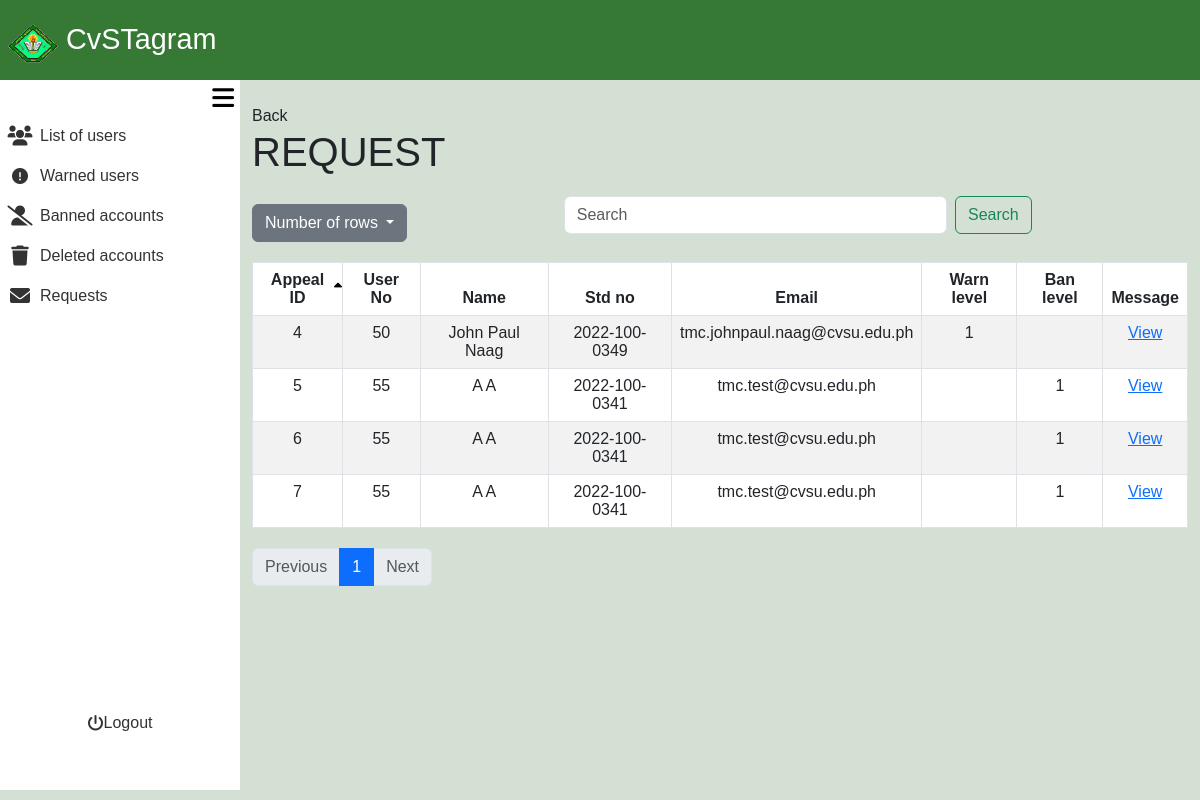
The page /admin_area/request.php on the database as committed earlier.
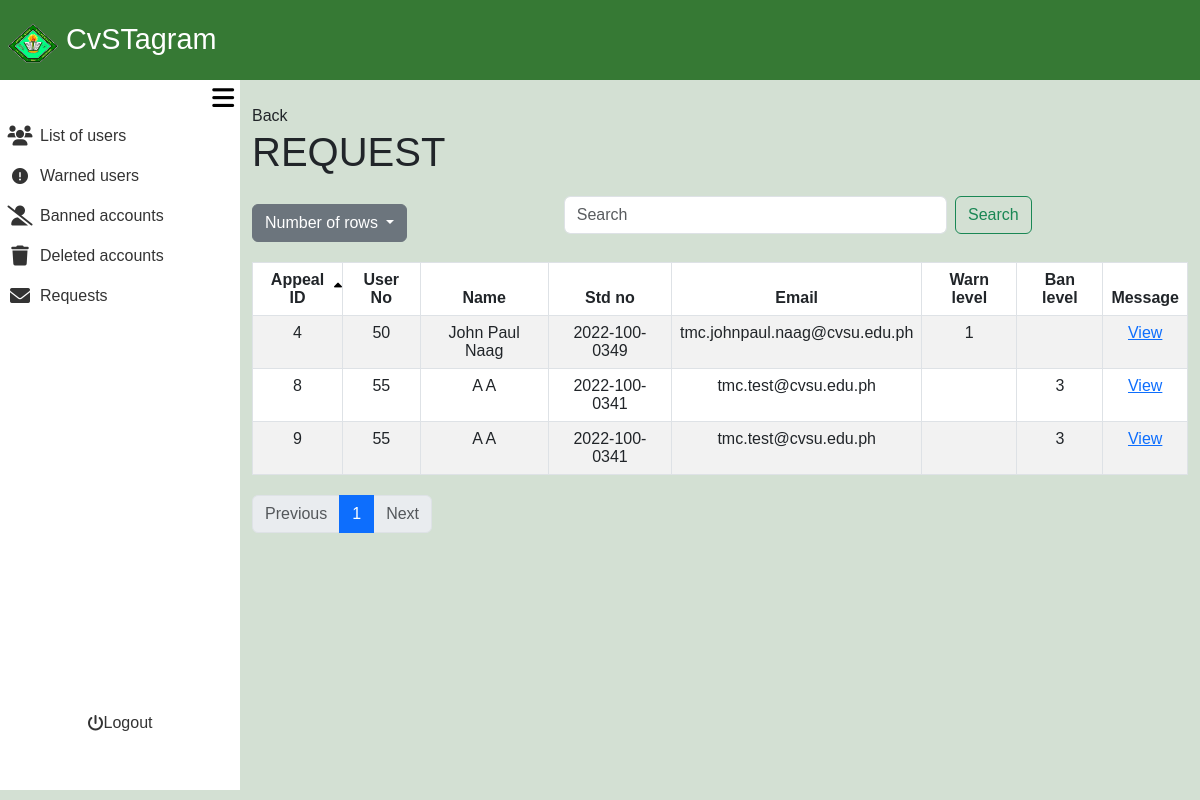
The same page on the database as committed later.
### tables this page shows
CREATE TABLE `appeal` (
  `appeal_id` int(11) NOT NULL,
  `user_no` int(11) NOT NULL,
  `fname` varchar(255) NOT NULL,
  `lname` varchar(255) NOT NULL,
  `email` varchar(255) NOT NULL,
  `student_no` varchar(13) NOT NULL,
  `appeal_no` int(11) NOT NULL,
  `appeal_message` text DEFAULT NULL,
  `user_ban_no` int(11) DEFAULT NULL,
  `user_warning_no` int(11) DEFAULT NULL,
  `timeStamp` timestamp NOT NULL DEFAULT current_timestamp()
);

### admin_area/request.php (the view, shortened to what the changed rows need)
<?php
require_once '../include/connect.php';
require_once '../include/bootsrap.php';
?>
<!DOCTYPE html>
<html lang="en">
<head>
    <link rel="stylesheet" href="admin_dashbaord.css?v=<?php echo time(); ?>">
</head>
<body>
<div class="container-fluid screen">
    <div class="container-fluid contbody">
        <div class="container-fluid content">
        <?php
$search = isset($_GET['search']) ? trim($_GET['search']) : '';
$sort_column = isset($_GET['sort']) ? $_GET['sort'] : 'appeal_id';
$sort_direction = isset($_GET['direction']) && $_GET['direction'] == 'desc' ? 'desc' : 'asc';
$rows_per_page = isset($_GET['rows']) ? intval($_GET['rows']) : 10;
$page = isset($_GET['page']) ? intval($_GET['page']) : 1;
$offset = ($page - 1) * $rows_per_page;
$searchFilter = !empty($search) ? " AND (a.appeal_id LIKE '%$search%' OR a.user_no LIKE '%$search%' OR a.fname LIKE '%$search%' OR a.lname LIKE '%$search%' OR a.email LIKE '%$search%' OR a.student_no LIKE '%$search%')" : "";
$query = "SELECT
    a.appeal_id,
    a.user_no,
    a.fname,
    a.lname,
    a.student_no,
    a.email,
    COALESCE(uw.warning_level, ' ') AS warning_level,
    COALESCE(ub.ban_level, ' ') AS ban_level
FROM
    appeal a
LEFT JOIN
    user_warnings uw ON a.user_no = uw.user_no
LEFT JOIN
    user_bans ub ON a.user_no = ub.user_no
    WHERE 1=1 $searchFilter
    ORDER BY $sort_column $sort_direction
    LIMIT $rows_per_page OFFSET $offset
";
$stmt = $con->prepare($query);
$stmt->execute();
$reports = $stmt->get_result();
$totalQuery = "SELECT COUNT(*) AS total FROM appeal";
$totalResult = $con->query($totalQuery);
$totalRecords = $totalResult->fetch_assoc()['total'];
$totalPages = ceil($totalRecords / $rows_per_page);
?>
<div class="container mt-4">
    <h1>REQUEST</h1>
    <table class="table table-bordered table-striped">
        <thead>
            <tr>
                <th scope="col" class="sortable <?php echo ($sort_column == 'appeal_id') ? ($sort_direction == 'asc' ? 'asc' : 'desc') : ''; ?>" onclick="sortTable('appeal_id')">Appeal ID<i class="fa-solid fa-sort-up"></i><i class="fa-solid fa-sort-down"></i></th>
                <th scope="col" class="sortable <?php echo ($sort_column == 'user_no') ? ($sort_direction == 'asc' ? 'asc' : 'desc') : ''; ?>" onclick="sortTable('user_no')">User No</th>
                <th scope="col" class="sortable <?php echo ($sort_column == 'fname') ? ($sort_direction == 'asc' ? 'asc' : 'desc') : ''; ?>" onclick="sortTable('fname')">Name</th>
                <th scope="col" class="sortable <?php echo ($sort_column == 'student_no') ? ($sort_direction == 'asc' ? 'asc' : 'desc') : ''; ?>" onclick="sortTable('student_no')">Std no<i class="fa-solid fa-sort-up"></i><i class="fa-solid fa-sort-down"></i></th>
                <th scope="col" class="sortable <?php echo ($sort_column == 'email') ? ($sort_direction == 'asc' ? 'asc' : 'desc') : ''; ?>" onclick="sortTable('email')">Email</th>
                <th scope="col" class="sortable <?php echo ($sort_column == 'warning_level') ? ($sort_direction == 'asc' ? 'asc' : 'desc') : ''; ?>" onclick="sortTable('warning_level')">Warn level<i class="fa-solid fa-sort-up"></i><i class="fa-solid fa-sort-down"></i></th>
                <th scope="col" class="sortable <?php echo ($sort_column == 'ban_level') ? ($sort_direction == 'asc' ? 'asc' : 'desc') : ''; ?>" onclick="sortTable('ban_level')">Ban level<i class="fa-solid fa-sort-up"></i><i class="fa-solid fa-sort-down"></i></th>
                <th scope="col">Message</th>
            </tr>
        </thead>
        <tbody>
            <?php
            while ($report = $reports->fetch_assoc()): ?>
                <tr>
                    <td><?php echo htmlspecialchars($report['appeal_id']); ?></td>
                    <td><?php echo htmlspecialchars($report['user_no']); ?></td>
                    <td><?php echo htmlspecialchars($report['fname'] . ' ' . $report['lname']); ?></td>
                    <td><?php echo htmlspecialchars($report['student_no']); ?></td>
                    <td><?php echo htmlspecialchars($report['email']); ?></td>
                    <td><?php echo htmlspecialchars($report['warning_level']); ?></td>
                    <td><?php echo htmlspecialchars($report['ban_level']); ?></td>
                    <td><a class="Review_posts text-primary" href="../admin_area/message_request.php?appeal_id=<?php echo htmlspecialchars($report['appeal_id']); ?>">View</a></td>
                </tr>
            <?php endwhile; ?>
        </tbody>
    </table>
    <nav aria-label="Page navigation">
        <ul class="pagination">
            <?php for ($i = 1; $i <= $totalPages; $i++): ?>
                <li class="page-item <?php if ($i == $page) echo 'active'; ?>">
                    <a class="page-link" href="?rows=<?php echo $rows_per_page; ?>&page=<?php echo $i; ?>&sort=<?php echo $sort_column; ?>&direction=<?php echo $sort_direction; ?>"><?php echo $i; ?></a>
                </li>
            <?php endfor; ?>
        </ul>
    </nav>
</div>
        </div>
    </div>
</div>
</body>
</html>

Rows that differ between the two databases and show on the page:
removed appeal: appeal_id "5", user_no "55", fname+lname "A A", student_no "2022-100-0341", email "tmc.test@cvsu.edu.ph", ban_level "1"
removed appeal: appeal_id "6", user_no "55", fname+lname "A A", student_no "2022-100-0341", email "tmc.test@cvsu.edu.ph", ban_level "1"
removed appeal: appeal_id "7", user_no "55", fname+lname "A A", student_no "2022-100-0341", email "tmc.test@cvsu.edu.ph", ban_level "1"
added appeal: appeal_id "8", user_no "55", fname+lname "A A", student_no "2022-100-0341", email "tmc.test@cvsu.edu.ph", ban_level "3"
added appeal: appeal_id "9", user_no "55", fname+lname "A A", student_no "2022-100-0341", email "tmc.test@cvsu.edu.ph", ban_level "3"
